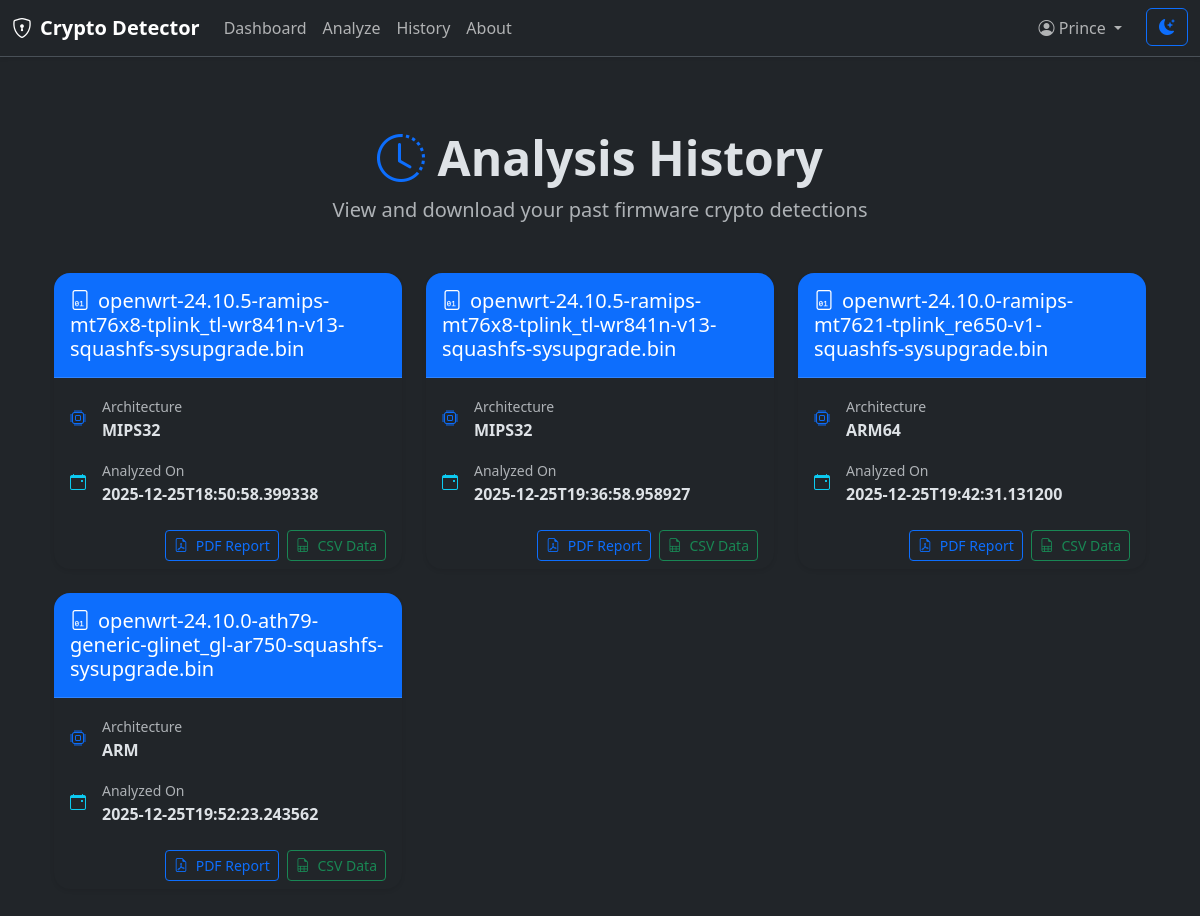
Screenshot of /history (signed in) with the database file from the repository.
### tables this page shows
CREATE TABLE users (id INTEGER PRIMARY KEY, username TEXT UNIQUE, password TEXT);

CREATE TABLE history (id INTEGER PRIMARY KEY, user_id INTEGER, file_name TEXT, arch TEXT, timestamp TEXT, results TEXT);

### app.py (the view)
@app.route('/history')
def history():
    if 'user' not in session:
        return redirect(url_for('login'))
    conn = sqlite3.connect('users.db')
    c = conn.cursor()
    c.execute("SELECT id FROM users WHERE username=?", (session['user'],))
    user_id = c.fetchone()[0]
    c.execute("SELECT * FROM history WHERE user_id=?", (user_id,))
    hist = c.fetchall()
    conn.close()
    return render_template('history.html', history=hist)

### templates/history.html (shortened to what this page needs)
{% extends 'base.html' %}
{% block content %}
<div class="container py-5">
    <div class="text-center mb-5">
        <h1 class="display-5 fw-bold"><i class="bi bi-clock-history text-primary"></i> Analysis History</h1>
        <p class="lead text-body-secondary">View and download your past firmware crypto detections</p>
    </div>
    {% if history %}
    <div class="row g-4">
        {% for item in history %}
        <div class="col-md-6 col-lg-4">
            <div class="card h-100 shadow-sm border-0 rounded-4 overflow-hidden">
                <div class="card-header bg-primary text-white py-3">
                    <h5 class="mb-0"><i class="bi bi-file-binary me-2"></i>{{ item[2] }}</h5>
                </div>
                <div class="card-body">
                    <div class="row g-3">
                        <div class="col-12">
                            <div class="d-flex align-items-center">
                                <i class="bi bi-cpu text-primary me-3"></i>
                                <div>
                                    <small class="text-body-secondary">Architecture</small>
                                    <p class="mb-0 fw-semibold">{{ item[3] }}</p>
                                </div>
                            </div>
                        </div>
                        <div class="col-12">
                            <div class="d-flex align-items-center">
                                <i class="bi bi-calendar-event text-info me-3"></i>
                                <div>
                                    <small class="text-body-secondary">Analyzed On</small>
                                    <p class="mb-0 fw-semibold">{{ item[4] }}</p>
                                </div>
                            </div>
                        </div>
                    </div>
                </div>
                <div class="card-footer bg-transparent border-top-0">
                    <div class="d-grid gap-2 d-md-flex justify-content-md-end">
                        <a href="/export_pdf/{{ item[0] }}" class="btn btn-outline-primary btn-sm">
                            <i class="bi bi-file-earmark-pdf me-1"></i> PDF Report
                        </a>
                        <a href="/export_csv/{{ item[0] }}" class="btn btn-outline-success btn-sm">
                            <i class="bi bi-file-earmark-spreadsheet me-1"></i> CSV Data
                        </a>
                    </div>
                </div>
            </div>
        </div>
        {% endfor %}
    </div>
    {% endif %}
</div>
{% endblock %}

### templates/base.html (shortened to what this page needs)
<!DOCTYPE html>
<html lang="en">
<head>
    <link href="https://cdn.jsdelivr.net/npm/bootstrap@5.3.3/dist/css/bootstrap.min.css" rel="stylesheet">
    <link href="https://cdn.jsdelivr.net/npm/bootstrap-icons@1.11.3/font/bootstrap-icons.min.css" rel="stylesheet">
    <link href="{{ url_for('static', filename='styles.css') }}" rel="stylesheet">
</head>
<body>
    <nav class="navbar navbar-expand-lg shadow-sm">
        <div class="container-fluid">
            <a class="navbar-brand fw-bold" href="/"><i class="bi bi-shield-lock me-2"></i>Crypto Detector</a>
            <div class="collapse navbar-collapse" id="navbarNav">
                <ul class="navbar-nav me-auto">
                    <li class="nav-item"><a class="nav-link" href="/">Dashboard</a></li>
                    {% if 'user' in session %}
                    <li class="nav-item"><a class="nav-link" href="/analysis">Analyze</a></li>
                    <li class="nav-item"><a class="nav-link" href="/history">History</a></li>
                    {% endif %}
                    <li class="nav-item"><a class="nav-link" href="/about">About</a></li>
                </ul>
                <ul class="navbar-nav">
                    {% if 'user' in session %}
                    <li class="nav-item dropdown">
                        <a class="nav-link dropdown-toggle" href="#" role="button" data-bs-toggle="dropdown">
                            <i class="bi bi-person-circle"></i> {{ session.user }}
                        </a>
                    </li>
                    {% else %}
                    <li class="nav-item"><a class="nav-link" href="/login">Login</a></li>
                    <li class="nav-item"><a class="nav-link" href="/register">Register</a></li>
                    {% endif %}
                    <li class="nav-item">
                        <button id="themeToggle" class="btn btn-outline-primary ms-3" aria-label="Toggle theme">
                            <i class="bi bi-moon-stars-fill"></i>
                        </button>
                    </li>
                </ul>
            </div>
        </div>
    </nav>
    <div class="container mt-4">
        {% block content %}{% endblock %}
    </div>
</body>
</html>

### static/styles.css (style rules this page uses)
body { background: #0d1117; }

### templates/base.html (style rules this page uses)
body { min-height: 100vh; background-color: var(--bs-body-bg); color: var(--bs-body-color); }
.card { transition: transform 0.2s, background-color 0.3s, border-color 0.3s; }
.navbar { border-bottom: 1px solid var(--bs-border-color); }
* { transition: background-color 0.3s ease, color 0.3s ease, border-color 0.3s ease; }

### rows the page displays
users: user "Prince"
history: file_name "openwrt-24.10.5-ramips-mt76x8-tplink_tl-wr841n-v13-squashfs-sysupgrade.bin", arch "MIPS32", timestamp "2025-12-25T18:50:58.399338"
history: file_name "openwrt-24.10.5-ramips-mt76x8-tplink_tl-wr841n-v13-squashfs-sysupgrade.bin", arch "MIPS32", timestamp "2025-12-25T19:36:58.958927"
history: file_name "openwrt-24.10.0-ramips-mt7621-tplink_re650-v1-squashfs-sysupgrade.bin", arch "ARM64", timestamp "2025-12-25T19:42:31.131200"
history: file_name "openwrt-24.10.0-ath79-generic-glinet_gl-ar750-squashfs-sysupgrade.bin", arch "ARM", timestamp "2025-12-25T19:52:23.243562"
